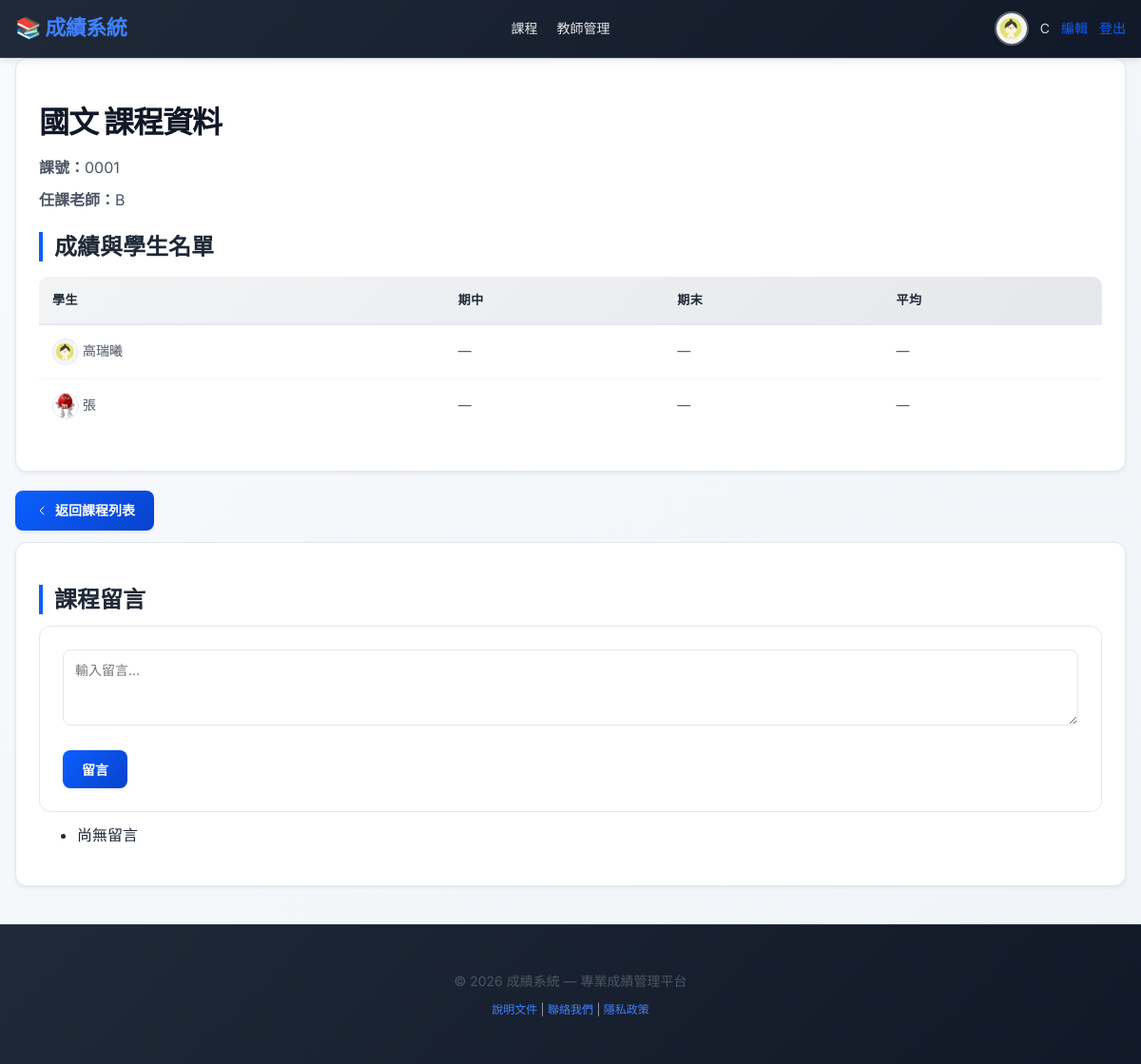
The page /courses/2/ (signed in) on the database its author committed.
### catalog/models.py (models this page shows, shortened)
class Profile(models.Model):
    ROLE_CHOICES = (
        ("student", "學生"),
        ("teacher", "教師"),
    )
    user = models.OneToOneField(User, on_delete=models.CASCADE)
    role = models.CharField("身份", max_length=10, choices=ROLE_CHOICES, default="student")
    avatar = models.ImageField("大頭貼", upload_to="avatars/", null=True, blank=True)

class Course(models.Model):
    name = models.CharField("課名", max_length=100)
    course_code = models.CharField("課號", max_length=20, unique=True)
    teacher = models.CharField("任課老師", max_length=50, blank=True)
    teacher_user = models.ForeignKey(User, null=True, blank=True, on_delete=models.SET_NULL, related_name="teaching_courses")

class Enrollment(models.Model):
    student = models.ForeignKey(Student, on_delete=models.CASCADE)
    course = models.ForeignKey(Course, on_delete=models.CASCADE)
    midterm_score = models.FloatField("期中分數", default=0)
    final_score = models.FloatField("期末分數", default=0)
    class Meta:
        unique_together = ('student', 'course')

class Student(models.Model):
    name = models.CharField("學生姓名", max_length=100)
    student_id = models.CharField("學號", max_length=20, unique=True)

### catalog/views.py (the view)
# urls.py: path('courses/<int:pk>/', views.course_detail, name='course_detail'),
@login_required
def course_detail(request, pk):
    course = get_object_or_404(Course, pk=pk)
    current_student = get_current_student(request)
    if hasattr(request.user, 'profile') and getattr(request.user.profile, 'role', None) == 'student' and current_student:
        enrollments = Enrollment.objects.filter(course=course, student=current_student)
    else:
        enrollments = Enrollment.objects.filter(course=course)
    comments = course.comments.select_related('author').order_by('-created_at')
    is_course_teacher = hasattr(request.user, 'profile') and request.user.profile.role == 'teacher' and course.teacher_user == request.user
    is_staff = request.user.is_staff
    if request.method == 'POST' and request.POST.get('comment'):
        Comment.objects.create(course=course, author=request.user, content=request.POST.get('comment'))
        return redirect('course_detail', pk=pk)
    return render(request, 'course_detail.html', {
        'course': course,
        'enrollments': enrollments,
        'comments': comments,
        'is_course_teacher': is_course_teacher,
        'is_staff': is_staff,
        'current_student': current_student,
    })

### catalog/templatetags/profile_extras.py (called while the page is built)
@register.simple_tag
def student_avatar(student):
    try:
        user = User.objects.get(username=student.student_id)
        if hasattr(user, 'profile') and user.profile.avatar:
            return user.profile.avatar.url
    except User.DoesNotExist:
        pass
    return settings.MEDIA_URL + 'avatars/red.avif'

### catalog/views.py (called while the page is built)
def get_current_student(request):
    if not request.user.is_authenticated:
        return None
    student = Student.objects.filter(student_id=request.user.username).first()
    if student:
        return student
    if request.user.first_name:
        student = Student.objects.filter(name=request.user.first_name).first()
        if student:
            return student
    if hasattr(request.user, 'profile') and request.user.profile.role == 'student':
        student, created = Student.objects.get_or_create(student_id=request.user.username, defaults={'name': request.user.first_name or request.user.username})
        return student
    return None

### templates/course_detail.html (shortened to what this page needs)
{% extends 'base.html' %}
{% block content %}
  <div class="compact">
    <div class="card">
      <h1>{{ course.name }} 課程資料</h1>
      <p><strong>課號：</strong>{{ course.course_code }}</p>
      <p><strong>任課老師：</strong>{% if course.teacher_user %}{{ course.teacher_user.get_full_name|default:course.teacher_user.username }}{% else %}{{ course.teacher }}{% endif %}</p>
      <h2>成績與學生名單</h2>
      <table class="table">
        <thead>
          <tr>
            <th>學生</th>
            <th>期中</th>
            <th>期末</th>
            <th>平均</th>
          </tr>
        </thead>
        <tbody>
          {% load profile_extras %}
          {% for e in enrollments %}
          <tr>
            <td>
              {% student_avatar e.student as avatar_url %}
              <img src="{{ avatar_url }}" class="avatar-sm" alt="avatar" style="width:24px; height:24px; border-radius:50%; vertical-align:middle;">
              {{ e.student.name }}
            </td>
            {% if is_course_teacher or is_staff %}
                <td>{{ e.midterm_score }}</td>
                <td>{{ e.final_score }}</td>
                <td>{{ e.average }}</td>
            {% else %}
                <td>—</td><td>—</td><td>—</td>
            {% endif %}
          </tr>
          {% endfor %}
        </tbody>
      </table>
    </div>
  </div>
  <div class="actions" style="margin-top:8px; display:flex; gap:10px; align-items:center;">
    <a class="button btn-icon" href="{% url 'course_list' %}">
      <svg viewBox="0 0 24 24" fill="none" xmlns="http://www.w3.org/2000/svg" style="width:16px;"><path d="M15 18l-6-6 6-6" stroke="#fff" stroke-width="1.5" stroke-linecap="round" stroke-linejoin="round"/></svg>
      返回課程列表
    </a>
  </div>
  <div class="card" style="margin-top:12px">
    <h2>課程留言</h2>
    <form method="post" class="form">
      <div class="form-row">
          <textarea name="comment" rows="2" placeholder="輸入留言..."></textarea>
      </div>
      <button class="button" type="submit">留言</button>
    </form>
    <ul style="margin-top:12px">
      {% for c in comments %}
      <li>
          <strong>{{ c.author.username }}</strong> ({{ c.created_at }}): {{ c.content }}
          {% if c.author == user %} - <a href="{% url 'edit_comment' c.id %}">編輯</a>{% endif %}
      </li>
      {% empty %}
      <li>尚無留言</li>
      {% endfor %}
    </ul>
  </div>
{% endblock %}

### templates/base.html (shortened to what this page needs)
{% load static %}
<!DOCTYPE html>
<html lang="zh-Hant">
<head>
  <link rel="stylesheet" href="{% static 'css/styles.css' %}">
</head>
<body>
{% block header %}
<header class="site-header">
  <div class="container">
    <nav class="nav">
      <div class="brand">
        <a href="{% url 'index' %}">📚 成績系統</a>
      </div>
      <div class="nav-links">
        {% if user.is_authenticated %}
          <a href="{% url 'course_list' %}">課程</a>
          {% if user.profile.role == 'teacher' %}
            <a href="#">教師管理</a>
          {% endif %}
        {% endif %}
      </div>
      <div class="user-area">
        {% if user.is_authenticated %}
          {% if user.profile.avatar %}
            <img class="avatar" src="{{ user.profile.avatar.url }}" alt="avatar">
          {% else %}
            <img class="avatar" src="{{ MEDIA_URL }}avatars/red.avif" alt="avatar">
          {% endif %}
          <span>{{ user.username }}</span>
          <a href="{% url 'edit_profile' %}">編輯</a>
          <a href="{% url 'logout' %}">登出</a>
        {% else %}
          <a href="{% url 'login' %}">登入</a>
          <a href="{% url 'register' %}">註冊</a>
        {% endif %}
      </div>
    </nav>
  </div>
</header>
{% endblock %}
<main class="container">
  {% block content %}{% endblock %}
</main>
<footer class="site-footer">
  <div class="container">
    <p>&copy; {% now "Y" %} 成績系統 — 專業成績管理平台</p>
    <p style="font-size: 12px; color: #9ca3af; margin-top: 8px;">
      <a href="#">說明文件</a> | <a href="#">聯絡我們</a> | <a href="#">隱私政策</a>
    </p>
  </div>
</footer>
</body>
</html>

### rows shown on the page
Course: name "國文", course_code "0001", teacher "B"
Enrollment: shows a picture, student.name "高瑞曦"
Enrollment: shows a picture, student.name "張"

### other values the page prints
{{ user.username }} "C"
